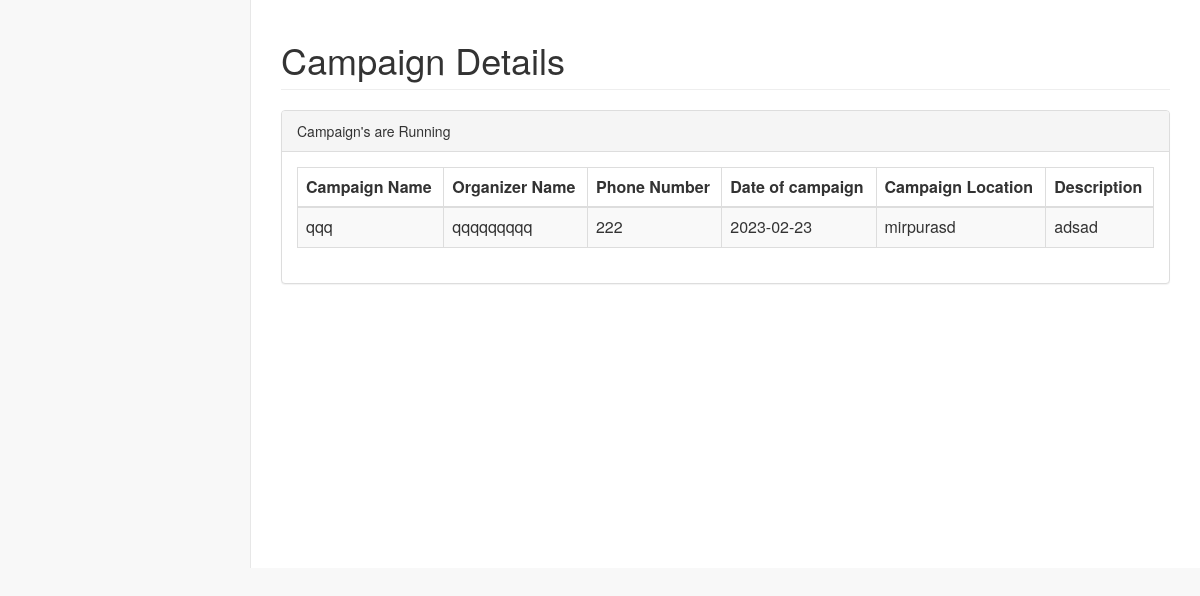
The page /pages/viewcampaign.php on the database its author committed.
### tables this page shows
CREATE TABLE `campaign` (
  `user_id` int(20) NOT NULL,
  `cname` varchar(30) NOT NULL,
  `oname` varchar(30) NOT NULL,
  `contact` int(11) NOT NULL,
  `cdate` date NOT NULL,
  `clocation` varchar(50) NOT NULL,
  `cdes` varchar(100) NOT NULL
);

### pages/viewcampaign.php (the view, shortened to what this page needs)
<html>
<head>
<link href="../vendor/bootstrap/css/bootstrap.min.css" rel="stylesheet">
<link href="../css/custom.css" rel="stylesheet">
</head>
<body>
<div id="wrapper">
<div id="page-wrapper">
<div class="container-fluid">
<div class="row">
<div class=".col-lg-12">
               <h1 class="page-header">Campaign Details</h1>
                </div>
  </div>
				<div class="row">
                        <div class=".col-lg-12">
                            <div class="panel panel-default">
                                <div class="panel-heading">
                                    Campaign's are Running
                                </div>
								 <div class="panel-body">
                                    <div class="table-responsive">
									<table class="table table-striped table-bordered table-hover" id="dataTables-example">
									<?php
						include "dbconnect.php";
						$qry="select * from campaign";
						$result=mysqli_query($conn,$qry);
						echo"
						<thead>
						<tr>
						<th>Campaign Name</th>
						<th>Organizer Name</th>
						<th>Phone Number</th>
						<th>Date of campaign</th>
                        <th>Campaign Location</th>
						<th>Description</th>
					</tr>
						</thead>";
						while($row=mysqli_fetch_array($result)){
						  echo"<tbody>
						  <tr>
						  <td>".$row['cname']."</td>
						  <td>".$row['oname']."</td>
						  <td>".$row['contact']."</td>
						  <td>".$row['cdate']."</td>
						  <td>".$row['clocation']."</td>
                          <td>".$row['cdes']."</td>
						</tr>
						</tbody>";
						}
						?>
						</table>
				</div>
				</div>
		</div>
		</div>
		</div>
		</div>
		</div>
</div>
</body>
</html>

### css/custom.css (style rules this page uses)
body { background-color: #f8f8f8; }
#wrapper { width: 100%; }
#page-wrapper { padding: 0 15px; min-height: 568px; background-color: white; }
@media (min-width: 768px) { #page-wrapper { position: inherit; margin: 0 0 0 250px; padding: 0 30px; border-left: 1px solid #e7e7e7; } }

### rows shown on the page
campaign: cname "qqq", oname "qqqqqqqqq", contact "222", cdate "2023-02-23", clocation "mirpurasd", cdes "adsad"
